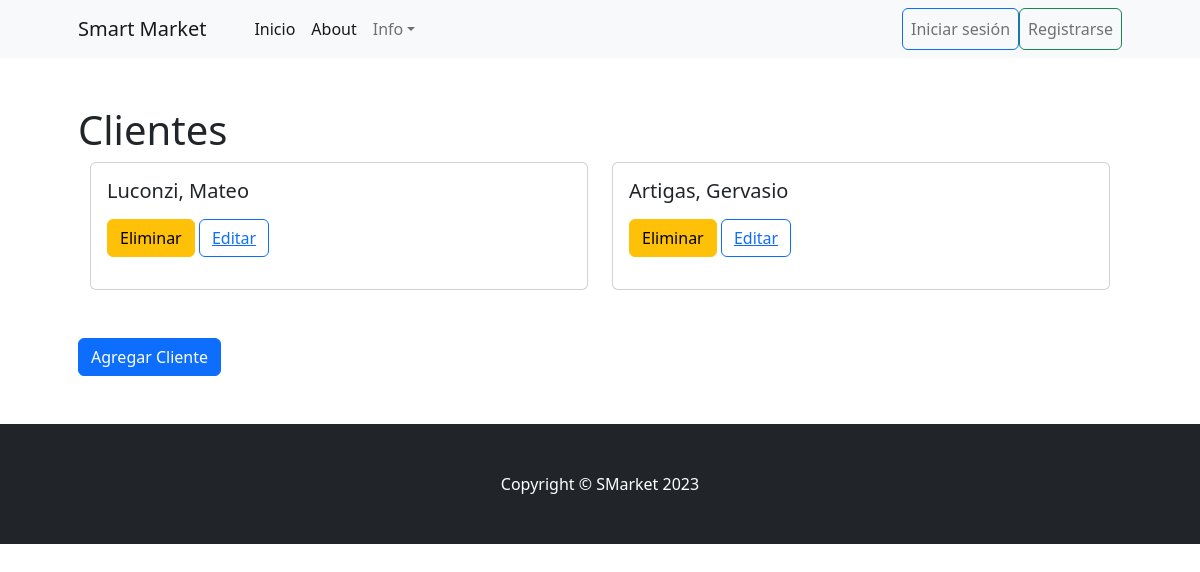
Page /cliente/ on the earlier database version.
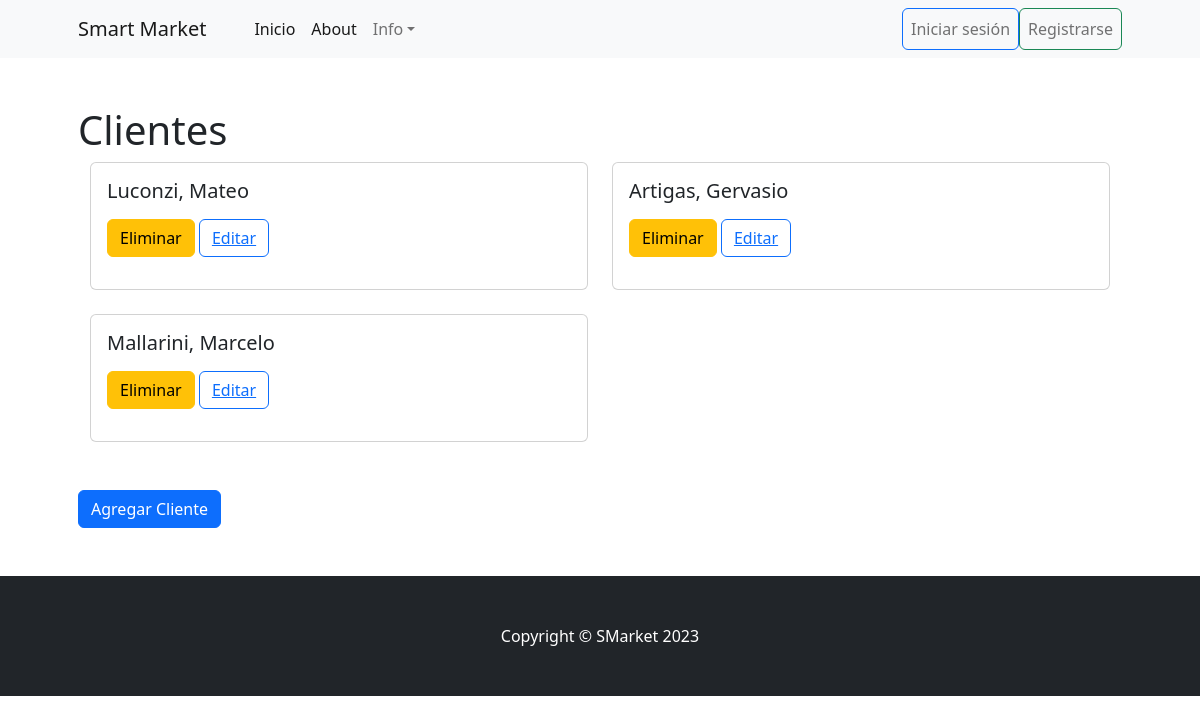
Same page on the later database version.
### cliente/models.py (models this page shows, shortened)
class Cliente(models.Model):
   nombre = models.CharField(max_length=100)
   apellido = models.CharField(max_length=100)

### cliente/views.py (the view)
# urls.py: path("", views.home, name = "index"),
def home(request):
    clientes = models.Cliente.objects.all()
    context = {"clientes": clientes}
    return render(request, "cliente/index.html", context)

### cliente/templates/cliente/index.html (shortened to what this page needs)
{% extends 'core/base.html' %}
{% block contenido_titulo %}
    Clientes
{% endblock contenido_titulo %}
{% block contenido %}
    <div class="container">
        <div class="row">
            {% for cliente in clientes %}
                <div class="col-md-6">
                    <div class="card mb-4">
                        <div class="card-body">
                            <h5 class="card-title">{{ cliente.apellido }}, {{ cliente.nombre }}</h5>
                            <p class="card-text">
                                <form action="{% url 'cliente:eliminar' cliente.id %}" method="POST"> {% csrf_token %}
                                    <button type="submit" class="btn btn-warning">Eliminar</button>
                                    <button class="btn btn-outline-primary">
                                        <a href="{% url 'cliente:editar' cliente.id %}" class="btn-link">
                                             Editar
                                        </a>
                                    </button>
                                </form>
                            </p>
                        </div>
                    </div>
                </div>
            {% endfor %}
        </div>
    </div>
    <div class="row mt-4">
        <div class="col-md-12">
            <a href="http://127.0.0.1:8000/cliente/crear" class="btn btn-primary">Agregar Cliente</a>
        </div>
    </div>
   </div>
{% endblock contenido %}

Differences in the rows shown:
added Cliente: apellido "Mallarini", nombre "Marcelo"
